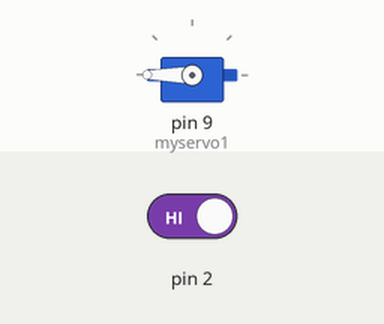
This sketch was run on a simulated Arduino Uno, built with avr-gcc and run on an emulated ATmega328P. On the bench: servo. The inputs (shaded band) are chosen by the test bench; at power-on: pin 2 HIGH.

Above: at 1.2 s.
1.3 s: pin 2 driven LOW
At 1.64 s:
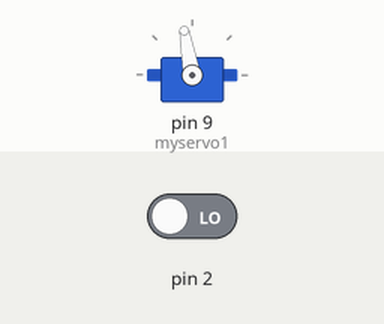
At 1.99 s:
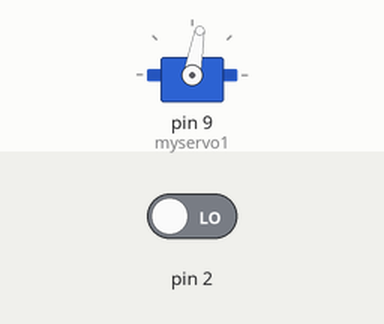
Timing chart, 0 to 10.3 s (numbered marks = the images above; inputs shaded):
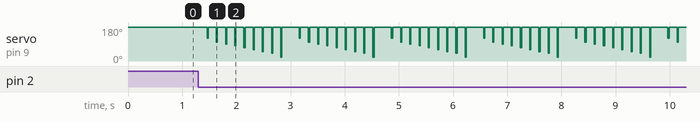

The sketch:

button.ino
```cpp
#include <Servo.h>
#include <LiquidCrystal.h>
// Initialize LCD with following connections
LiquidCrystal lcd(10, 9, 8, 7, 6, 5);
//speed control of servo motor using pot
Servo myservo1;

//int potpin1 = 0;  // defines pin used for pot
//int pot1val;
//int servoVal;
int counter=10;
int d=2;

void setup()
{
//lcd.begin(16, 2);
myservo1.attach(9,800,2200);  // defines pin used for the servo
//lcd.clear();
//lcd.setCursor(0, 0);
pinMode(2,INPUT);
//pinMode(6,OUTPUT);
}

void loop()
{d=digitalRead(2);
myservo1.write(180);
if(d==0)
{
  counter--;
  delay(150);
}
if(counter==10)
{myservo1.write(180);}
else if(counter == 9)
{myservo1.write(120);}
else if(counter == 8)
{myservo1.write (100);}
else if(counter == 7)
{myservo1.write (90);}
else if(counter == 6)
{myservo1.write (80);}
else if(counter == 5)
{myservo1.write (70);}
else if(counter == 4)
{myservo1.write (60);}
else if(counter == 3)
{myservo1.write (50);}
else if(counter == 2)
{myservo1.write (40);}
else if(counter == 1)
{myservo1.write (20);}
/*else if(counter == 10)
{myservo1.write (110);}
   else if(counter == 11)
   { myservo1.write (120);}
   else if(counter == 12)
   { myservo1.write (130);}
   else if(counter == 13)
   { myservo1.write (140);}
   else if(counter == 14)
   { myservo1.write (150);}
   else if(counter == 15)
   { myservo1.write (160);}
   else if(counter == 16)
   { myservo1.write (170);}
   else if(counter == 18)
   { myservo1.write (180);}
   else if(counter == 19)
   { myservo1.write (190);}
  //else reset the counter to 0 which resets thr servo to 0 degrees*/
else
{counter = 10;}
//pot1val = analogRead(potpin1);
//servoVal = map(pot1val, 0, 1023, 0, 179);
//myservo1.write(servoVal);
delay(20);
}
```

Measured:
- after the input at 1.3 s, servo on pin 9 (myservo1): 180° → 120° after 0.16 s, then repeats every 1.7 s: 180° 0.15 s, 100° 0.02 s, 180° 0.15 s, 90° 0.02 s, 180° 0.15 s, 80° 0.02 s, 180° 0.15 s, 70° 0.02 s, 180° 0.15 s, 60° 0.02 s, 180° 0.15 s, 50° 0.02 s, 180° 0.15 s, 40° 0.02 s, 180° 0.15 s, 20° 0.02 s, 180° 0.32 s, 120° 0.02 s
